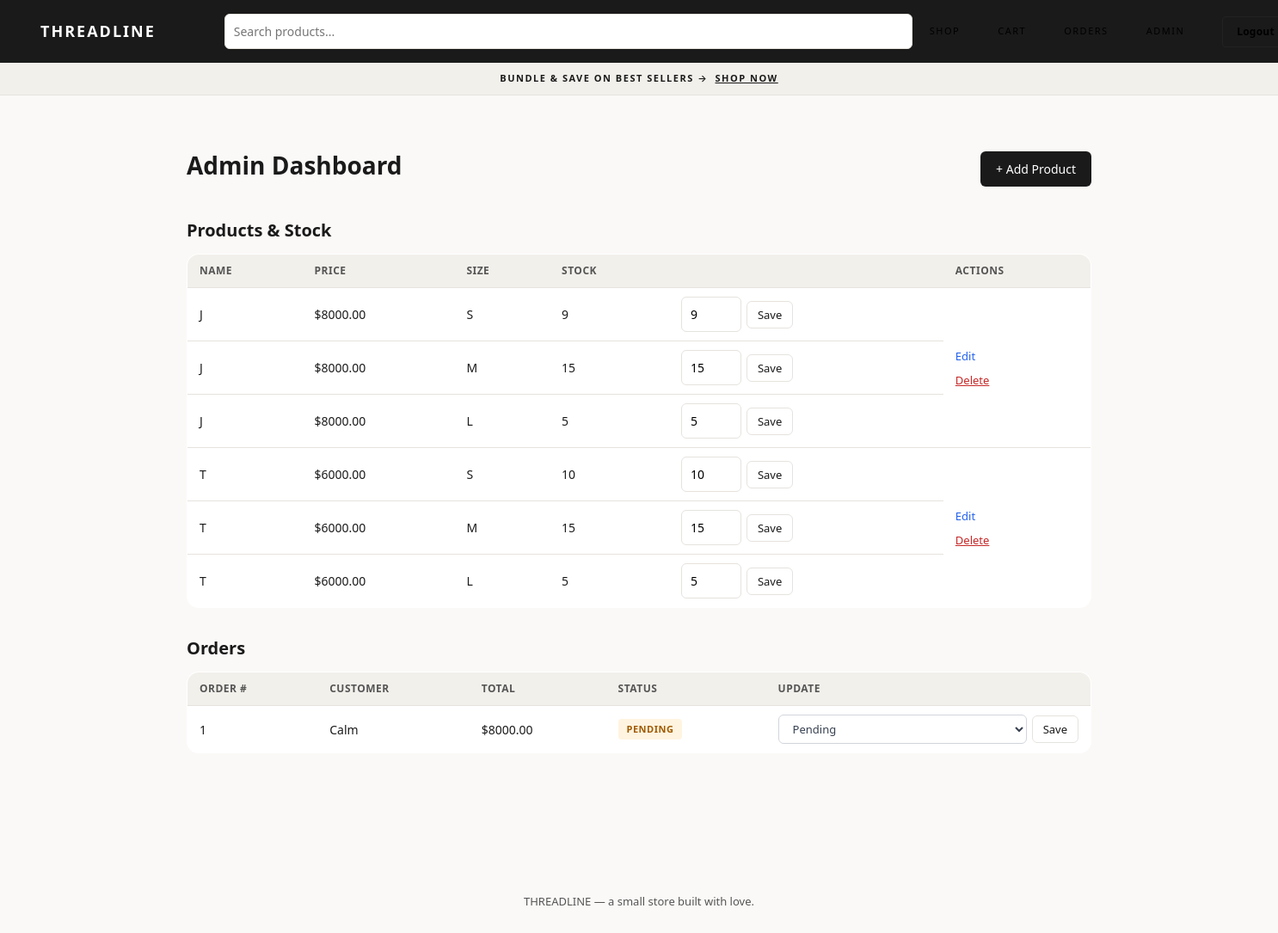
Page /admin (signed in) on the earlier database version.
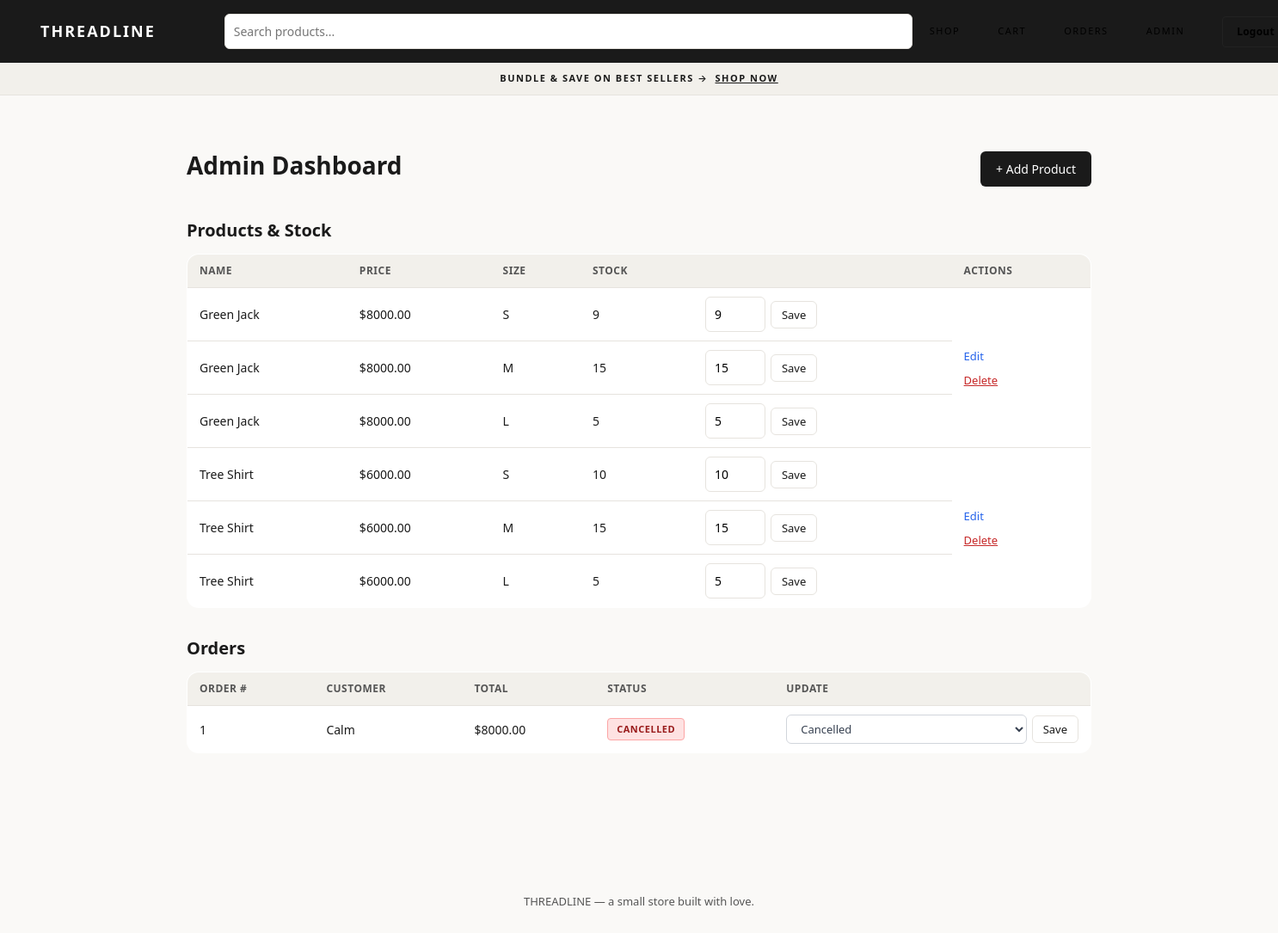
Same page on the later database version.
### website/models.py (models this page shows)
class Product(db.Model):
    id = db.Column(db.Integer, primary_key=True)
    name = db.Column(db.String(150), nullable=False)
    price = db.Column(db.Float, nullable=False)
    description = db.Column(db.String(500))
    image_url = db.Column(db.String(300))
    category = db.Column(db.String(100), default='Uncategorized')
    variants = db.relationship('Variant', backref='product', lazy=True)

class Order(db.Model):
    id = db.Column(db.Integer, primary_key=True)
    user_id = db.Column(db.Integer, db.ForeignKey('user.id'), nullable=False)
    date_created = db.Column(db.DateTime, default=datetime.utcnow)
    status = db.Column(db.String(50), default='Pending')
    total = db.Column(db.Float, nullable=False)
    items = db.relationship('OrderItem', backref='order', lazy=True)

class User(db.Model, UserMixin):
    id = db.Column(db.Integer, primary_key=True)
    email = db.Column(db.String(150), unique=True, nullable=False)
    password = db.Column(db.String(150), nullable=False)
    user_name = db.Column(db.String(150))
    is_admin = db.Column(db.Boolean, default=False)
    cart_items = db.relationship('CartItem', backref='user', lazy=True)
    orders = db.relationship('Order', backref='user', lazy=True)

### website/admin.py (the view)
@admin.route('/admin')
@login_required
@admin_required
def dashboard():
    products = Product.query.order_by(Product.id.desc()).all()
    orders = Order.query.order_by(Order.date_created.desc()).all()
    return render_template('admin_dashboard.html', products=products, orders=orders)

### website/admin.py (called while the page is built)
def admin_required(func):
    @wraps(func)
    def wrapper(*args, **kwargs):
        if not current_user.is_authenticated or not current_user.is_admin:
            abort(403)
        return func(*args, **kwargs)
    return wrapper

### website/templates/admin_dashboard.html (shortened to what this page needs)
{% extends "base.html" %}
{% block content %}
<div class="page-wide">
    <div class="admin-header">
        <h1>Admin Dashboard</h1>
        <a href="/admin/add-product" class="btn-primary">+ Add Product</a>
    </div>
    <h2>Products &amp; Stock</h2>
    <div class="table-wrap">
        <table class="admin-table">
            <tr><th>Name</th><th>Price</th><th>Size</th><th>Stock</th><th></th><th>Actions</th></tr>
            {% for product in products %}
                {% for variant in product.variants %}
                <tr>
                    <td>{{ product.name }}</td>
                    <td>${{ '%.2f'|format(product.price) }}</td>
                    <td>{{ variant.size }}</td>
                    <td>{{ variant.stock }}</td>
                    <td>
                        <form method="POST" action="/admin/update-variant-stock/{{ variant.id }}" class="inline-form">
                            <input type="number" name="stock" value="{{ variant.stock }}" min="0">
                            <button type="submit" class="btn-secondary btn-sm">Save</button>
                        </form>
                    </td>
                    {% if loop.first %}
                    <td rowspan="{{ product.variants|length }}" class="actions-cell">
                        <a href="/admin/edit-product/{{ product.id }}">Edit</a>
                        <form method="POST" action="/admin/delete-product/{{ product.id }}" onsubmit="return confirm('Delete this product and all its sizes?');">
                            <button type="submit" class="btn-remove-text">Delete</button>
                        </form>
                    </td>
                    {% endif %}
                </tr>
                {% endfor %}
            {% endfor %}
        </table>
    </div>
    <h2>Orders</h2>
    <div class="table-wrap">
        <table class="admin-table">
            <tr><th>Order #</th><th>Customer</th><th>Total</th><th>Status</th><th>Update</th></tr>
            {% for order in orders %}
            <tr>
                <td>{{ order.id }}</td>
                <td>{{ order.user.user_name }}</td>
                <td>${{ '%.2f'|format(order.total) }}</td>
                <td><span class="status-badge status-{{ order.status|lower }}">{{ order.status }}</span></td>
                <td>
                    <form method="POST" action="/admin/update-order/{{ order.id }}" class="inline-form">
                        <select name="status">
                            <option {% if order.status == 'Pending' %}selected{% endif %}>Pending</option>
                            <option {% if order.status == 'Cancelled' %}selected{% endif %}>Cancelled</option>
                        </select>
                        <button type="submit" class="btn-secondary btn-sm">Save</button>
                    </form>
                </td>
            </tr>
            {% else %}
            <tr><td colspan="5"><em>No orders yet</em></td></tr>
            {% endfor %}
        </table>
    </div>
</div>
{% endblock %}

Differences in the rows shown:
changed Product: name "J" → "Green Jack"
changed Product: name "T" → "Tree Shirt"
changed Order "Calm": status "PENDING" → "CANCELLED"; status "Pending" → "Cancelled"
